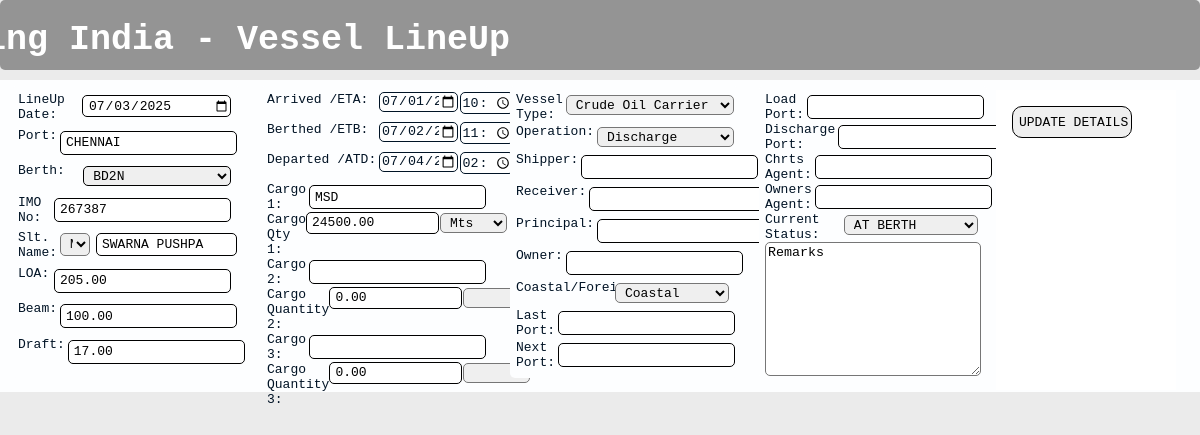
/UpdateLineup/2 (signed in), run on the app's committed database.
### App/models.py (models this page shows)
class LineUpForm(models.Model):
    LineUp_Date=models.CharField(max_length=20,default="")
    Port=models.CharField(max_length=20,default="")
    Berth=models.CharField(max_length=20,default="")
    IMO_No=models.CharField(max_length=20,default="")
    Slt=models.CharField(max_length=20,default="")
    Vessel=models.CharField(max_length=20,default="")
    LOA=models.DecimalField(max_digits=20,decimal_places=2)
    Beam=models.DecimalField(max_digits=20,decimal_places=2)
    Draft=models.DecimalField(max_digits=20,decimal_places=2)
    ETA_ATA_Date=models.DateField(null=True, blank=True)
    ETA_ATA_Time=models.TimeField(null=True, blank=True)
    ETB_ATB_Date=models.DateField(null=True, blank=True)
    ETB_ATB_Time=models.TimeField(null=True, blank=True)
    ETD_ATD_Date=models.DateField(null=True, blank=True)
    ETD_ATD_Time=models.TimeField(null=True, blank=True)
    Cargo1=models.CharField(max_length=20,default="")
    CargoQty1=models.DecimalField(max_digits=20,decimal_places=2)
    CargoUnits1=models.CharField(max_length=20,default="")
    Cargo2=models.CharField(max_length=20,default="")
    CargoQty2=models.DecimalField(max_digits=20,decimal_places=2)
    CargoUnits2=models.CharField(max_length=20,default="")
    Cargo3=models.CharField(max_length=20,default="")
    CargoQty3=models.DecimalField(max_digits=20,decimal_places=2)
    CargoUnits3=models.CharField(max_length=20,default="")
    VesselType=models.CharField(max_length=20,default="")
    Operations=models.CharField(max_length=20,default="")
    Shipper=models.CharField(max_length=20,default="")
    Receiver=models.CharField(max_length=20,default="")
    Principal=models.CharField(max_length=20,default="")
    Owner=models.CharField(max_length=20,default="")
    C_F=models.CharField(max_length=20,default="")
    LastPort=models.CharField(max_length=20,default="")
    NextPort=models.CharField(max_length=20,default="")
    LoadPort=models.CharField(max_length=20,default="")
    DischargePort=models.CharField(max_length=20,default="")
    ChartererAgent=models.CharField(max_length=20,default="")
    OwnersAgent=models.CharField(max_length=20,default="")
    CurrentStatus=models.CharField(max_length=20,default="")
    Remarks=models.CharField(max_length=200,default="")
    CreatedAt=models.DateTimeField(auto_now_add=True)
    UpdatedAt=models.DateTimeField(auto_now=True)

### App/views.py (the view, shortened to what this page needs)
@login_required
def UpdateLineup_pg(request,id):
    update=LineUpForm.objects.get(id=id)
    data = {
            "ETA_ATA_Date": update.ETA_ATA_Date.strftime("%Y-%m-%d") if update.ETA_ATA_Date else "",
            "ETB_ATB_Date": update.ETB_ATB_Date.strftime("%Y-%m-%d") if update.ETB_ATB_Date else "",
            "ETD_ATD_Date": update.ETD_ATD_Date.strftime("%Y-%m-%d") if update.ETD_ATD_Date else "",
            "ETA_ATA_Time": update.ETA_ATA_Time.strftime("%H:%M") if update.ETA_ATA_Time else "",
            "ETB_ATB_Time": update.ETB_ATB_Time.strftime("%H:%M") if update.ETB_ATB_Time else "",
            "ETD_ATD_Time": update.ETD_ATD_Time.strftime("%H:%M") if update.ETD_ATD_Time else "",
        }
    return render(request, 'Pages/updatelineup.html',{'data': data, 'update': update})

### App/templates/Pages/updatelineup.html (shortened to what this page needs)
{% load static %}
<!DOCTYPE html>
<html lang="en">
<head>
    <link rel="stylesheet" href="{% static 'css/Pages.css' %}">
</head>
<body>
    <header>
        <div class="logo">
        </div>
        <div class="head1">
            <div class="title">
                <h1>ISS Shipping India - Vessel LineUp</h1>
            </div>
        </div>
    </header>
    <main>
        {% block content %}
        <form action="/UpdateLineup/{{ update.id }}" method="post" onsubmit="return lineUpForm()">
            <div class="maincontainer">
                <section class="container1">
                    <div class="flex2_div">
                        <label class="lable1" for="lineupdate">LineUp Date:</label>
                        <input class="fill" type="date" name="lineupdate" id="currentDate" value="{{update.LineUp_Date}}">
                    </div>
                    <div class="flex2_div">
                        <label class="lable1" for="port">Port:</label>
                        <input id="port" class="fill" name="port" value="{{update.Port}}">
                    </div>
                    <div class="flex2_div">
                        <label class="lable1" for="berth">Berth:</label>
                        <select id="berth" class="fill" name="berth" >
                            <option value="{{update.Berth}}">{{update.Berth}}</option>
                        </select>
                    </div>
                    <div class="flex2_div">
                        <label class="lable1" for="imono">IMO No:</label>
                        <input class="fill" type="text" name="imono" id="imono" value="{{update.IMO_No}}">
                    </div>
                    <div class="flex2_div">
                        <label class="lable1" for="vesselSlt">Slt. Name:</label>
                        <select class="fillvst" type="text" name="vesselSlt" id="vesselSlt" value="{{update.Slt}}">
                            <option value="MT">MT</option>
                        <input class="fillV" type="text" name="vessel" id="vessel" value="{{update.Vessel}}">
                    </div>
                    <div class="flex2_div">
                        <label class="lable1" for="loa">LOA:</label>
                        <input class="fill" type="text" name="loa" id="loa" value="{{update.LOA}}">
                    </div>
                    <div class="flex2_div">
                        <label class="lable1" for="beam">Beam:</label>
                        <input class="fill" class="fill" type="text" name="beam" id="beam" value="{{update.Beam}}">
                    </div>
                    <div class="flex2_div">
                        <label class="lable1" for="draft">Draft:</label>
                        <input class="fill" type="text" name="draft" id="draft" value="{{update.Draft}}">
                    </div>
                </section>
                <section class="container1">
                    <div class="container1-2">
                        <label class="etadatel" for="etadate"> Arrived /ETA:</label>
                        <input class="etadatei" type="date" name="etadate" id="etadate"  value="{{data.ETA_ATA_Date}}">
                        <label class="etatimel" for="etatime"> </label>
                        <input class="etatimei" type="time" name="etatime" id="etatime"  value="{{data.ETA_ATA_Time}}">
                    </div>
                    <div class="container1-2">
                        <label class="etbdatel" for="etbdate"> Berthed /ETB:</label>
                        <input class="etbdatei" type="date" name="etbdate" id="etbdate"  value="{{data.ETB_ATB_Date}}">
                        <label class="etbtimel" for="etbtime"> </label>
                        <input class="etbtimei" type="time" name="etbtime" id="etbtime"  value="{{data.ETB_ATB_Time}}">
                    </div>
                    <div class="container1-2">
                        <label class="etcdatel" for="etcdate"> Departed /ATD:</label>
                        <input class="etcdatei" type="date" name="etcdate" id="etcdate"  value="{{data.ETD_ATD_Date}}">
                        <label class="etctimel" for="etctime"> </label>
                        <input class="etctimei" type="time" name="etctime" id="etctime"  value="{{data.ETD_ATD_Time}}">
                    </div>
                    <div class="flex2_div">
                        <label class="lable1" for="cargo">Cargo 1:</label>
                        <input class="fill" type="text" name="cargo1" id="cargo1" value="{{update.Cargo1}}">
                    </div>
                    <div class="flex2_div">
                        <label class="lable1" for="cargoqty">Cargo Qty 1:</label>
                        <input class="fillqty1" type="number" name="cargoqty1" id="cargoQtyF1" value="{{update.CargoQty1}}">
                        <select class="unitsec1" type="text" name="cargoqtyU1" id="cargoQtyU1" >
                            <option value="{{update.CargoUnits1}}">{{update.CargoUnits1}}</option>
                        </select>
                    </div>
                    <div class="flex2_div">
                        <label class="lable1" for="cargo">Cargo 2:</label>
                        <input class="fill" type="text" name="cargo2" id=""  value="{{update.Cargo2}}">
                    </div>
                    <div class="flex2_div">
                        <label class="lable1" for="cargoqty">Cargo Quantity 2:</label>
                        <input class="fillqty2" type="number" name="cargoqty2"  value="{{update.CargoQty2}}">
                        <select class="unitsec2" name="cargoqtyU2" id="" >
                            <option value="{{update.CargoUnits2}}">{{update.CargoUnits2}}</option>
                            <option value="Mts">Mts</option>
                        </select>
                    </div>
                    <div class="flex2_div">
                        <label class="lable1" for="cargo">Cargo 3:</label>
                        <input class="fill" type="text" name="cargo3" id=""  value="{{update.Cargo3}}">
                    </div>
                    <div class="flex2_div">
                        <label class="lable1" for="cargoqty">Cargo Quantity 3:</label>
                        <input class="fillqty3" type="number" name="cargoqty3" id="" value="{{update.CargoQty3}}"">
                        <select class="unitsec3" name="cargoqtyU3" id=""  value="{{update.CargoUnits3}}">
                            <option value="{{update.CargoUnits3}}">{{update.CargoUnits3}}</option>
                            <option value="Mts">Mts</option>
                        </select>
                    </div>
                </section>
                <section class="container1">
                    <div class="flex2_div">
                        <label class="lable1" for="vesseltype">Vessel Type:</label>
                        <select name="vesseltype" id="vesseltype" >
                            <option value="{{update.VesselType}}">{{update.VesselType}}</option>
                        </select>
                    </div>
                    <div class="flex2_div">
                        <label class="lable1" for="operation">Operation:</label>
                        <select name="operation" id="operation"  >
                            <option value="{{update.Operations}}">{{update.Operations}}</option>
                        </select>
                    </div>
                    <div class="flex2_div">
                        <label class="lable1" for="shipper">Shipper:</label>
                        <input class="fill" type="text" name="shipper" id="shipper" autocomplete="off" list="shipper-suggestions" value="{{update.Shipper}}">
                    </div>
                    <div class="flex2_div">
                        <label class="lable1" for="receiver">Receiver:</label>
                        <input class="fill" type="text" name="receiver" id="receiver" autocomplete="off" list="receiver-suggestions" value="{{update.Receiver}}">
                    </div>
                    <div class="flex2_div">
                        <label class="lable1" for="principal">Principal:</label>
                        <input class="fill" type="text" name="principal" id="principal" autocomplete="off" list="principal-suggestions" value="{{update.Principal}}">
                    </div>
                    <div class="flex2_div">
                        <label class="lable1" for="owner">Owner:</label>
                        <input class="fill" type="text" name="owner" id="owner" autocomplete="off" list="owner-suggestions" value="{{update.Owner}}">
                    </div>
                    <div class="flex2_div">
                        <label class="lable1" for="cos/for">Coastal/Foreign:</label>
                        <select name="C/F" id="cos/for" >
                            <option value="{{update.C_F}}">{{update.C_F}}</option>
                        </select>
                    </div>
                    <div class="flex2_div">
                        <label class="lable1" for="lastport">Last Port:</label>
                        <input class="fill" type="text" name="lastport" id="lastport" autocomplete="off" list="lastport-suggestions" value="{{update.LastPort}}">
                    </div>
                    <div class="flex2_div">
                        <label class="lable1" for="nextport">Next Port:</label>
                        <input class="fill" type="text" name="nextport" id="nextport" autocomplete="off" list="nextport-suggestions" value="{{update.NextPort}}">
                    </div>
                </section>
                <section class="container1">
                    <div class="flex2_div">
                        <label class="lable1" for="loadPort">Load Port:</label>
                        <input class="fill" type="text" name="loadPort" id="loadPort" autocomplete="off" list="loadPort-suggestions" value="{{update.LoadPort}}">
                    </div>
                    <div class="flex2_div">
                        <label class="lable1" for="dischargePort">Discharge Port:</label>
                        <input class="fill" type="text" name="dischargePort" id="dischargePort" autocomplete="off" list="dischargePort-suggestions" value="{{update.DischargePort}}">
                    </div>
                    <div class="flex2_div">
                        <label class="lable1" for="cAgent">Chrts Agent:</label>
                        <input class="fill" type="text" name="cAgent" id="cAgent" autocomplete="off" list="cAgent-suggestions" value="{{update.ChartererAgent}}">
                    </div>
                    <div class="flex2_div">
                        <label class="lable1" for="ownerAgent">Owners Agent:</label>
                        <input class="fill" type="text" name="agent" id="agent" autocomplete="off" list="agent-suggestions" value="{{update.OwnersAgent}}">
                    </div>
                    <div class="flex2_div">
                        <label class="lable1" for="status">Current Status:</label>
                        <select name="status" id="CurrStatus" >
                            <option value="{{update.CurrentStatus}}">{{update.CurrentStatus}}</option>
                        </select>
                    </div>
                    <section class="inflex2">
                        <textarea name="textarea" id=""  value="{{update.LineUp_Date}}">Remarks</textarea>
                    </section>
                </section>
                <section class="containersub">
                    <input class="Submitbotton" type="submit" name="udateVesselDetails" value="UPDATE DETAILS" id="udateVesselDetails"></input>
                </section>
            </div>
        </form>
        {% endblock %}
    </main>
</body>
</html>

### data on the page
LineUpForm: lineupdate "07/03/2025", port "CHENNAI", berth "BD2N", imono "267387", vesselSlt "MT", vessel "SWARNA PUSHPA", loa "205.00", beam "100.00", draft "17.00", cargo1 "MSD", cargoqty1 "24500.00", cargoqtyU1 "Mts", cargoqty2 "0.00", cargoqty3 "0.00", vesseltype "Crude Oil Carrier", operation "Discharge", C_F "Coastal", status "AT BERTH", textarea "Remarks"
